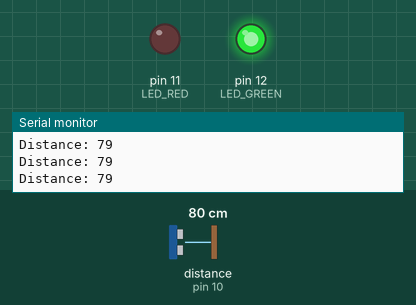
The sketch below on a simulated Arduino Uno, built with avr-gcc and run on an emulated ATmega328P. Shown: output pins drawn as LEDs (lit = HIGH), the last lines printed to the serial monitor. Wiring (inferred from the names in the program): ultrasonic range finder: trigger pin 9; echo pin 10. The test bench sets the inputs (shaded band); at power-on: distance to the obstacle (sensor on pin 10) 80 cm. The echo pulse lasts 58.3 µs per cm; pins used as bus, display or sensor lines are not drawn.

Above: at 1.2 s.
1.3 s: distance to the obstacle (sensor on pin 10) set to 33 cm
2.8 s: distance to the obstacle (sensor on pin 10) set to 28 cm
At 3.4 s:
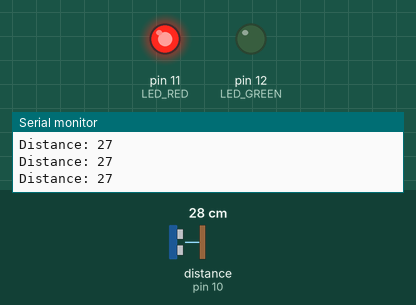
4.3 s: distance to the obstacle (sensor on pin 10) set to 35 cm
At 4.7 s:
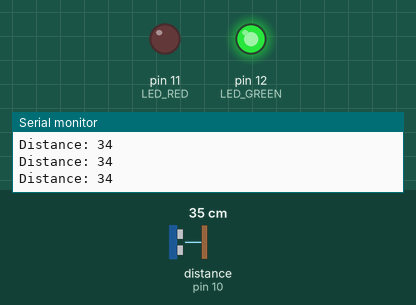
5.8 s: distance to the obstacle (sensor on pin 10) set to 2 cm
At 7.3 s:
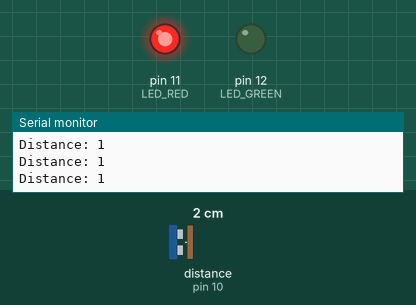
Timing chart, 0 to 8.3 s (numbered marks = the images above; inputs shaded):
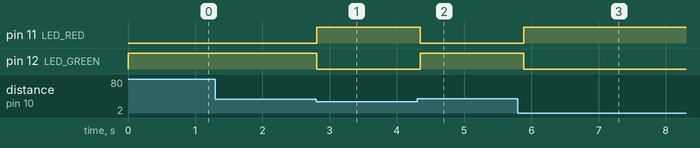

The sketch:

Water_Tank_Level.ino
```cpp
#define TRIG_PIN 9
#define ECHO_PIN 10
#define LED_RED 11
#define LED_GREEN 12

int duration;
int distance;
const int numDistanceLimits = 3;  // Number of distance limit values
int distanceLimits[numDistanceLimits] = {10, 20, 30};  // Array of distance limits, 30 is the limit, while 10 & 20 will be the data

void setup()
{
  pinMode(TRIG_PIN, OUTPUT);
  pinMode(ECHO_PIN, INPUT);
  pinMode(LED_RED, OUTPUT);
  pinMode(LED_GREEN, OUTPUT);
  Serial.begin(9600);
}

void loop()
{
  calculateDistance();  // Call user-defined function to calculate distance

  // The array of distance limits and set LEDs based on distance
  for (int i = 0; i < numDistanceLimits; i++)
  {
    if (distance < distanceLimits[i]) {
      digitalWrite(LED_RED, HIGH);
      digitalWrite(LED_GREEN, LOW);
      break;  // Exit the loop once a condition is met
    } else {
      digitalWrite(LED_RED, LOW);
      digitalWrite(LED_GREEN, HIGH);
    }
  }

  Serial.print("Distance: ");
  Serial.println(distance);

  delay(100);
}

// User-defined function to calculate distance
void calculateDistance()
{
  digitalWrite(TRIG_PIN, LOW);
  delayMicroseconds(2);

  digitalWrite(TRIG_PIN, HIGH);
  delayMicroseconds(10);
  digitalWrite(TRIG_PIN, LOW);

  duration = pulseIn(ECHO_PIN, HIGH);
  distance = (duration * 0.0343) / 2;
}
```

Measured:
- the behaviour switches between 31 and 30 cm on distance to the obstacle (sensor on pin 10) (found by bisection; images 0 and 1)
- after the input at 2.8 s, pin 11 (LED_RED): LOW → HIGH at once; pin 12 (LED_GREEN): HIGH → LOW at once
- after the input at 4.3 s, pin 11 (LED_RED): HIGH → LOW after 0.05 s; pin 12 (LED_GREEN): LOW → HIGH after 0.05 s
- after the input at 5.8 s, pin 11 (LED_RED): LOW → HIGH after 0.09 s; pin 12 (LED_GREEN): HIGH → LOW after 0.09 s
